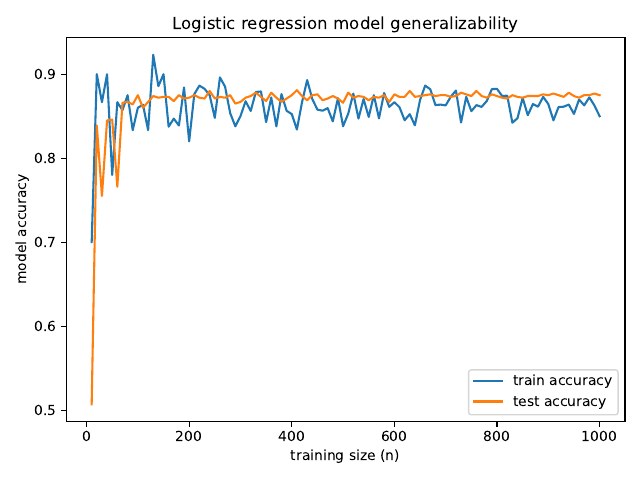

Recreate this plot in Python.
#!/usr/bin/python3

#Relationship between train and test accuracies with training set size
#---
#This script simulates a binvariate classification problem and calculates the
#train and test accuracy scores using a logistic regression model with
#increasing training set sizes. This demonstrates the predictive accuracies
#that can be expected with increasing training set sizes.

#import libraries
import pandas as pd
import numpy as np
from sklearn.linear_model import LogisticRegression
from sklearn.metrics import accuracy_score
import seaborn as sns
from matplotlib import pyplot as plt

#define global variables
max_tr_size, min_tr_size, tr_interval= 1000, 10, 10


#Data simulation
#---
#define a function to simulate a bivariate classification problem
def make_data(size, s = 0.15, theta = np.pi / 3):
    u = np.array([np.cos(theta), np.sin(theta)])
    X = np.random.uniform(size = (size, 2)) - 0.5
    e = s * np.random.normal(size = size)
    y = 1 * (X @ u + e > 0)
    return X, y


#Model training and predictive accuracy
#---
#create the test data set
X_te, y_te = make_data(max_tr_size)

#define the range of sample sizes
ns = list(range(min_tr_size, max_tr_size + 1, tr_interval))

accuracy = {}
for n in ns:
    #create the training dataset
    X_tr, y_tr = make_data(n)
    
    #train the data using logistic regression
    model = LogisticRegression()
    model.fit(X_tr, y_tr)
    
    #make model predictions
    yhat_tr = model.predict(X_tr)
    yhat_te = model.predict(X_te)
    accuracy_tr = accuracy_score(y_tr, yhat_tr)
    accuracy_te = accuracy_score(y_te, yhat_te)
    
    #store the prediction results
    accuracy[n] = [n, accuracy_tr, accuracy_te]

#create a data frame to store accuracy scores
accuracy_df = pd.DataFrame(accuracy).T
accuracy_df.columns = ['n','tr_accuracy','te_accuracy']


#Visualize the results
#---
#create line plot
sns.lineplot(x = ns, y = accuracy_df['tr_accuracy'], label = 'train accuracy')
sns.lineplot(x = ns, y = accuracy_df['te_accuracy'], label = 'test accuracy')
plt.ylabel('model accuracy')
plt.xlabel('training size (n)')
plt.title('Logistic regression model generalizability')
plt.legend()
plt.tight_layout()
plt.savefig('./model_generalizability.pdf', format = 'pdf')
plt.show()

